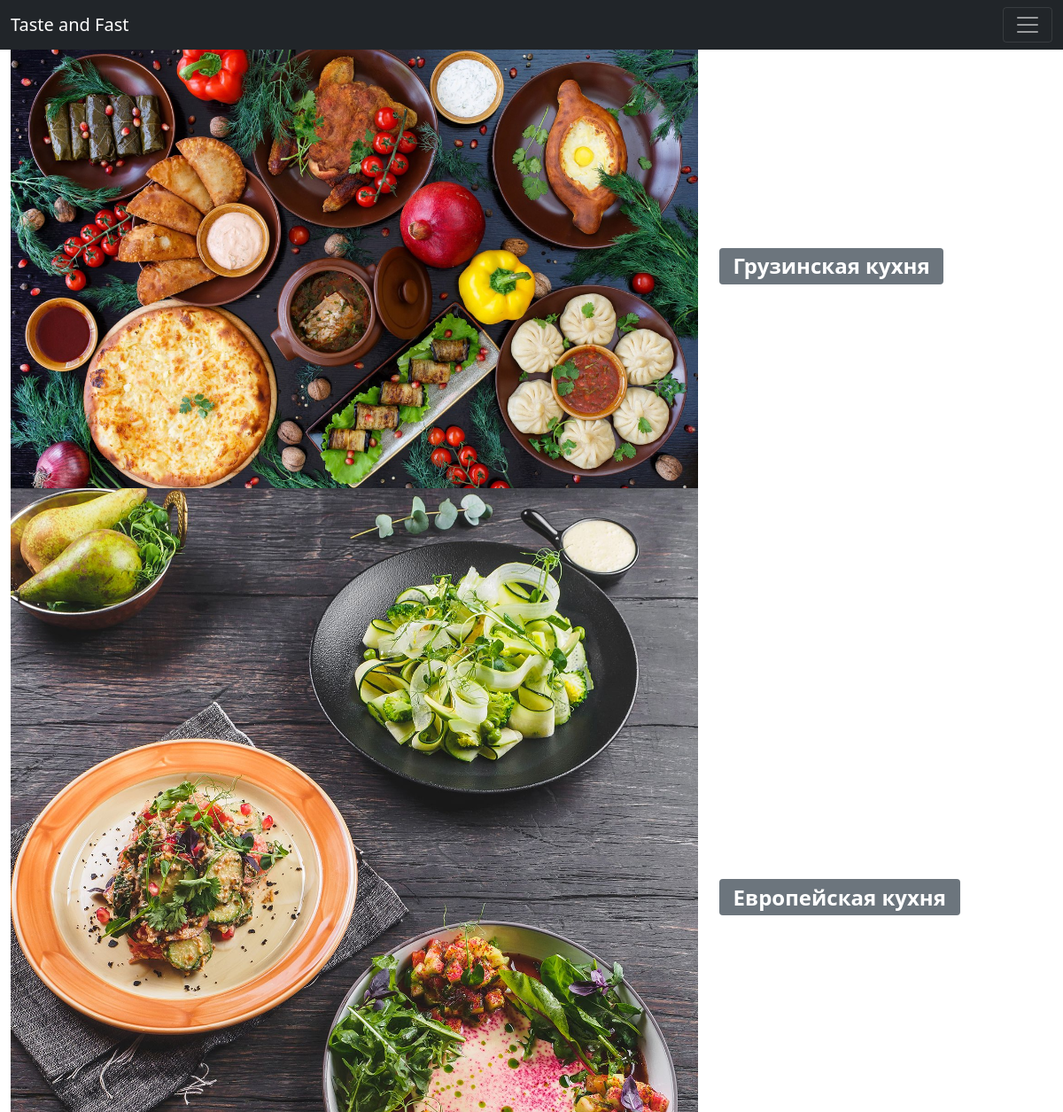
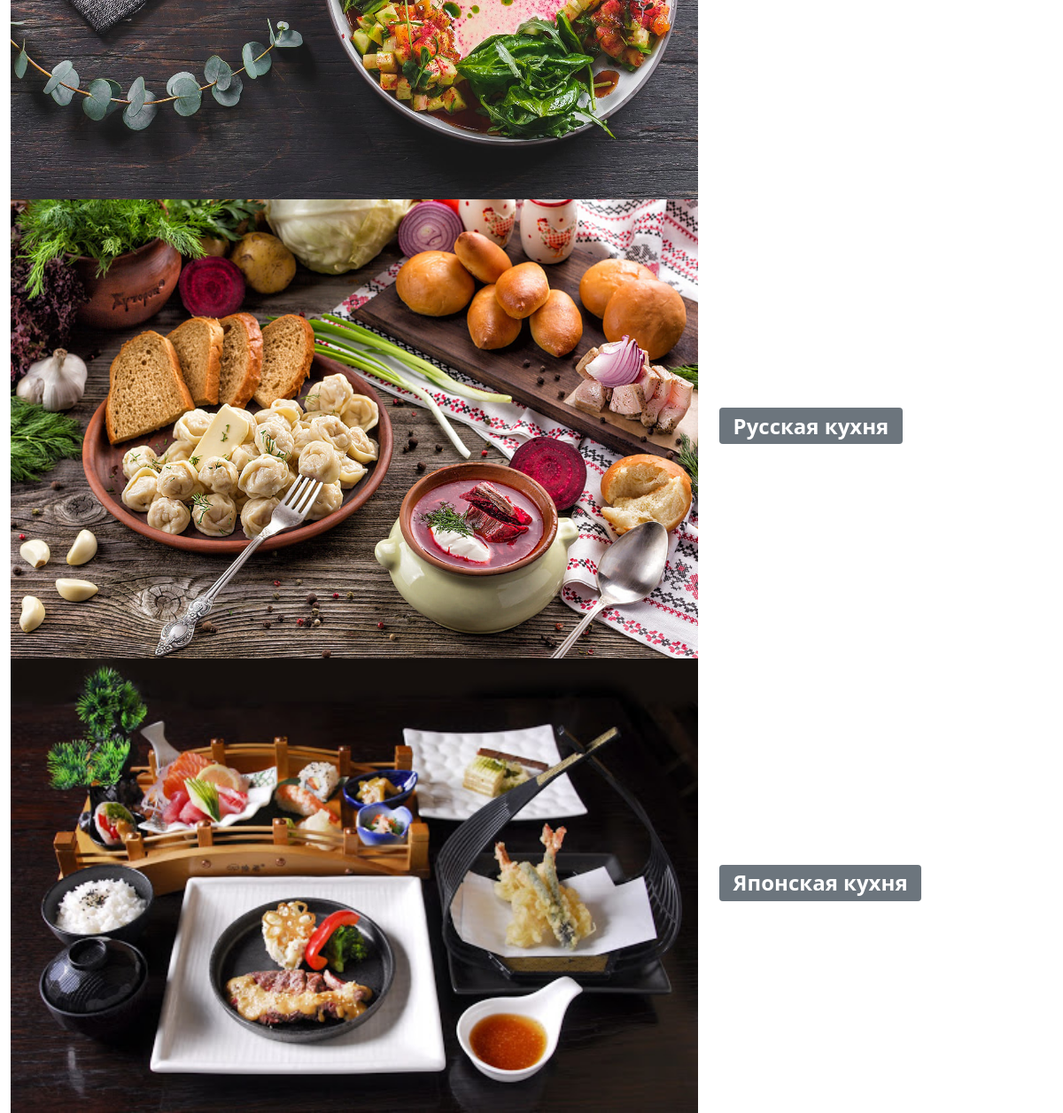
Page /rubrics/ on the committed database (2 pictures, top to bottom).
### showcase/models.py (models this page shows)
class Rubrics(models.Model):
    name = models.CharField("Rubric's name", max_length=200)
    image = models.ImageField(upload_to='images/rubrics')
    def __str__(self):
        return self.name
    class Meta:
        verbose_name = "Вид кухни"
        verbose_name_plural = "Виды кухни"
        ordering = ["name"]
    def get_absolute_url(self):
        return reverse('rubric', kwargs={'rubric_id': self.pk})

### showcase/views.py (the view)
# urls.py: path('rubrics/', rubrics, name='rubrics'),
def rubrics(request):
    context = {'menu': menu}
    return render(request, "rubrics.html", context=context)

### showcase/templatetags/showcase_tags.py (called while the page is built)
@register.simple_tag(name='getrubs')
def get_rubrics():
    return Rubrics.objects.all()

### showcase/templates/rubrics.html (shortened to what this page needs)
{% extends 'base.html' %}
{% load static%}
{% load showcase_tags%}
{% block content %}
{% getrubs as rubrics %}
<content class="align-items-center">
<div class="container-xxl">
    {% for rubric in rubrics %}
    <div class="row align-items-center">
<div class="col-8">
    <img  role="button" class="w-100" src= "{{rubric.image.url}}" alt="" >
</div>
    <div class="col-4">
        <h2 role="button">
            <a href="{{ rubric.get_absolute_url }}">
            <span
                    class="badge bg-secondary">{{ rubric.name }}
            </span>
            </a>
        </h2>
    </div>
</div>
    {% endfor %}
</div>
</content>
{% endblock %}

### showcase/templates/base.html (shortened to what this page needs)
{% load static%}
{% load showcase_tags%}
<!DOCTYPE html>
<html lang="ru">
<head>
<link href="https://cdn.jsdelivr.net/npm/bootstrap@5.0.1/dist/css/bootstrap.min.css" rel="stylesheet"></head>
<body>
{% block mainmenu %}
<header>
    <nav class="navbar navbar-dark bg-dark">
  <div class="container-xxl">
    <a class="navbar-brand" href="{% url menu.0.url_name %}">{{ menu.0.title }}</a>
    <button class="navbar-toggler" type="button" data-bs-toggle="collapse" data-bs-target="#navbarSupportedContent" aria-controls="navbarSupportedContent" aria-expanded="false" aria-label="Toggle navigation">
      <span class="navbar-toggler-icon"></span>
    </button>
              {% getrubs as rubrics %}
  </div>
</nav>
</header>
{% endblock mainmenu %}
{% block content %}
{% endblock %}
</body>
</html>

### rows in the picture
Rubrics: image (picture), name "Грузинская кухня"
Rubrics: image (picture), name "Европейская кухня"
Rubrics: image (picture), name "Русская кухня"
Rubrics: image (picture), name "Японская кухня"

### other values in the picture
{{ menu.0.title }} "Taste and Fast"
